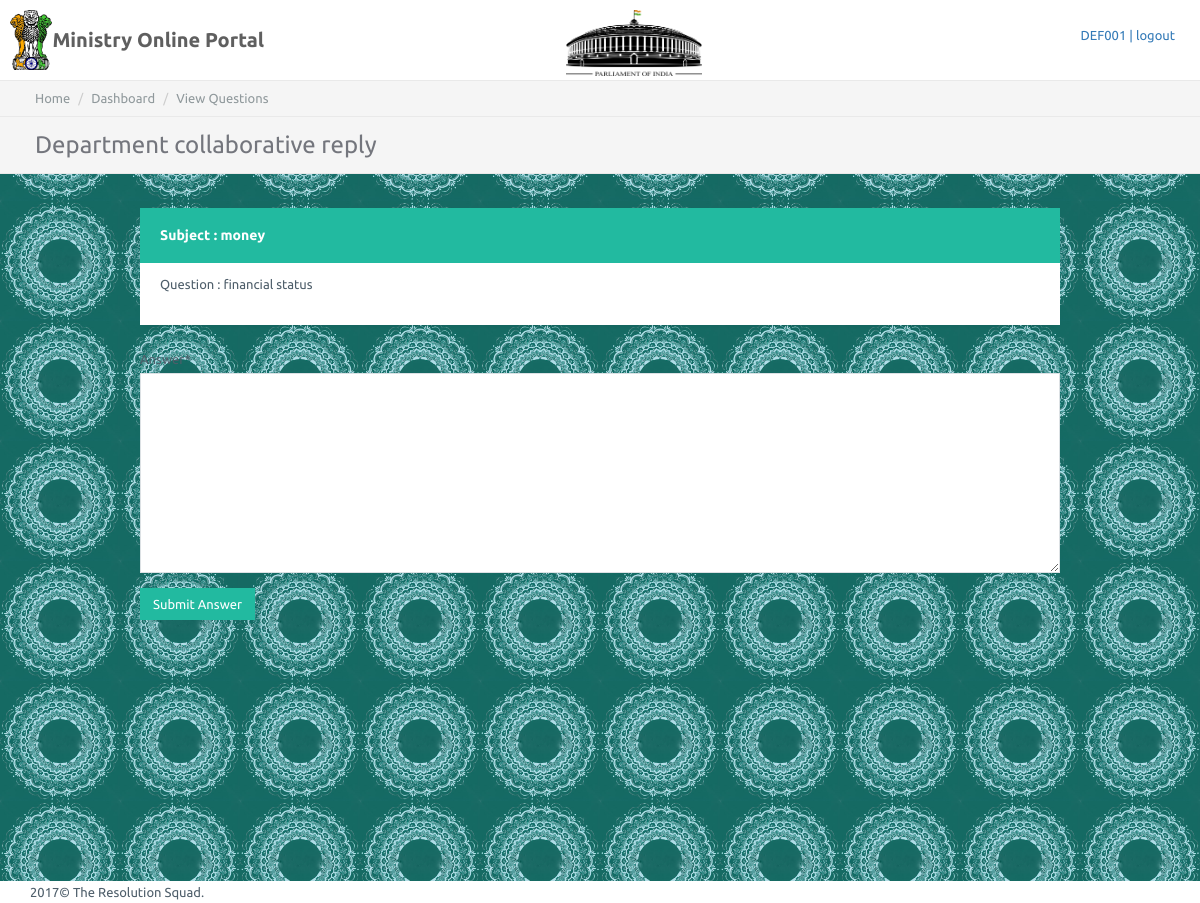
Before: /department_collaboration/2/answer/ (signed in) with the older database file.
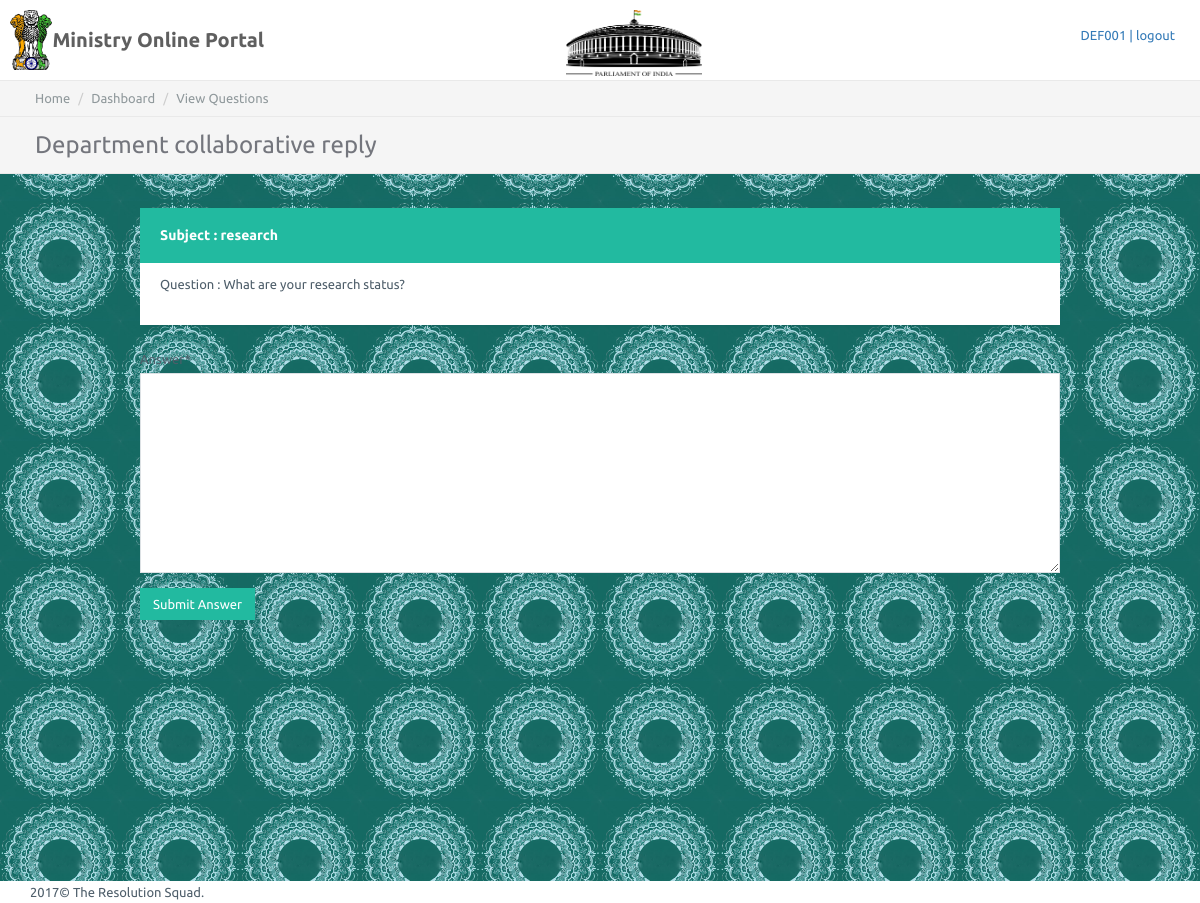
After: the same page with the newer database file.
### portal/models.py (models this page shows, shortened)
class Question(models.Model):
    text = models.CharField(max_length=5000)
    subject = models.CharField(max_length=5000)
    type = models.CharField(max_length=50) # in the form section we'll use choice field.
    timestamp = models.DateTimeField(auto_now_add=True)
    deadline = models.DateField() # default is gonna be 3 days
    asked_by = models.ForeignKey(User)
    is_recommeded = models.BooleanField(default=False)
    is_admisable = models.BooleanField(default=False)
    is_admissed = models.BooleanField(default=False)

### portal/views.py (the view, shortened to what this page needs)
# urls.py: url(r'^department_collaboration/(?P<pk>\d+)/answer/$',department_collaboration_answer,name="department_collaboration_answer"),
def department_collaboration_answer(request,pk):
    question = Question.objects.get(pk=pk)
    current_dept = Department.objects.get(user=User.objects.get(username=request.user))
    form = AnswerForm(request.POST or None)
    context = {
        'title':"Department collaborative reply",
        'form':form,
        'question':question,
    }
    return render(request,"portal/department_collaboration_answer.html",context)

### portal/forms.py
class AnswerForm(forms.Form):
    answer = forms.CharField(widget=forms.Textarea,required=True)

### portal/templates/portal/department_collaboration_answer.html (shortened to what this page needs)
{% extends 'portal/base.html' %}
{% block department_dashboard %}
    <div class="page-inner">
            <div class="page-breadcrumb">
                <ol class="breadcrumb container">
                    <li><a href="index-2.html">Home</a></li>
                    <li class="active">Dashboard</li>
                    <li class="active">View Questions</li>
                </ol>
            </div>
            <div class="page-title">
                <div class="container">
                    <h3>{{ title }}</h3>
                </div>
            </div>
            <div class="container">
                                <div class="panel-body">
                        <div class="row">
                            <div class="col-md-10 col-md-offset-1">
                                <br/>
                                <div class="panel panel-success">
                                    <div class="panel-heading clearfix">
                                        <h4 class="panel-title">Subject : {{ question.subject }}</h4>
                                    </div>
                                    <div class="panel-body">
                                        <div>
                                            <p style="padding-top: 10px;">Question : {{ question.text }}</p>
                                        </div>
                                    </div>
                                </div>
                            </div>
                        </div>
                        <div class="row">
                            <div class="col-md-10 col-md-offset-1">
                            <form method="POST" action="">
                                {% load crispy_forms_tags %}
                                {{ form|crispy }}
                                <input type="submit" class="btn btn-success" value="Submit Answer"/>
                            </form>
                                </div>
                        </div>
                    </div>
            </div>
    </div>
{% endblock %}

Changed rows visible on the page:
changed Question: subject "money" → "research"; text "financial status" → "What are your research status?"
